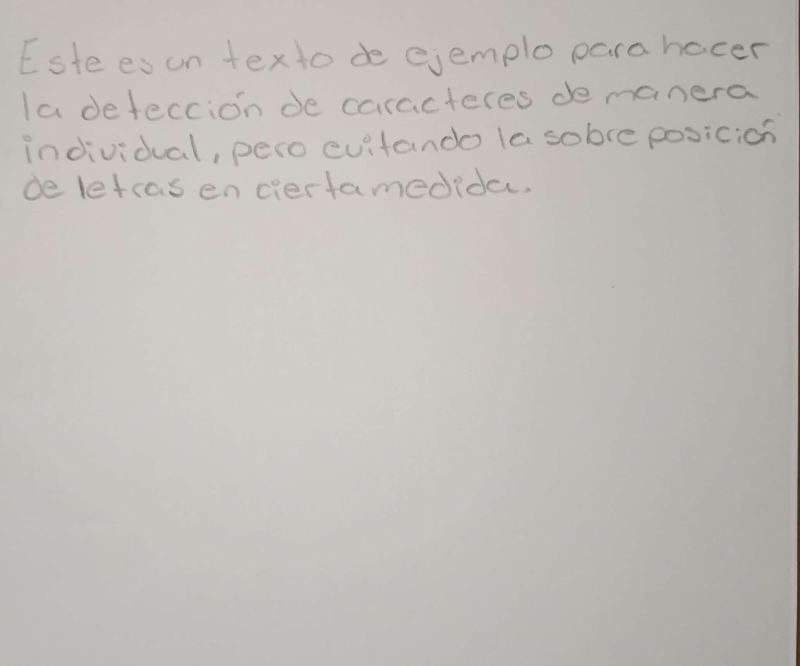
#> input picture imgEjm.jpg, 1600 x 1332 px (shown at 1/2 size)
$ python -i procesar_imagen.py   (imports and definitions only)
#> lines starting #> are read from the running program, lines starting #| are printed output that depends on the picture; after the words box and inside, x2 and y2 are one past the last pixel; in counts of white or black regions, pixels touching at a corner belong together
import cv2
import numpy as np
import io

def procesar_imagen(ruta_imagen):
    # Cargar la imagen
#> called with ruta_imagen = '../imgEjm.jpg'
    img = cv2.imread(ruta_imagen)
#> img is the input picture: shape (1332, 1600, 3); mean B, G, R 185.4, 189.5, 193.7
    if img is None:
        raise ValueError(f"No se pudo cargar la imagen en la ruta: {ruta_imagen}")

    resizedImg = rescaleFrame(img)  # Llamar a una función de redimensión
#> in rescaleFrame, `return cv2.resize(frame, dimensions, interpolation=cv2.INTER_CUBIC)`:
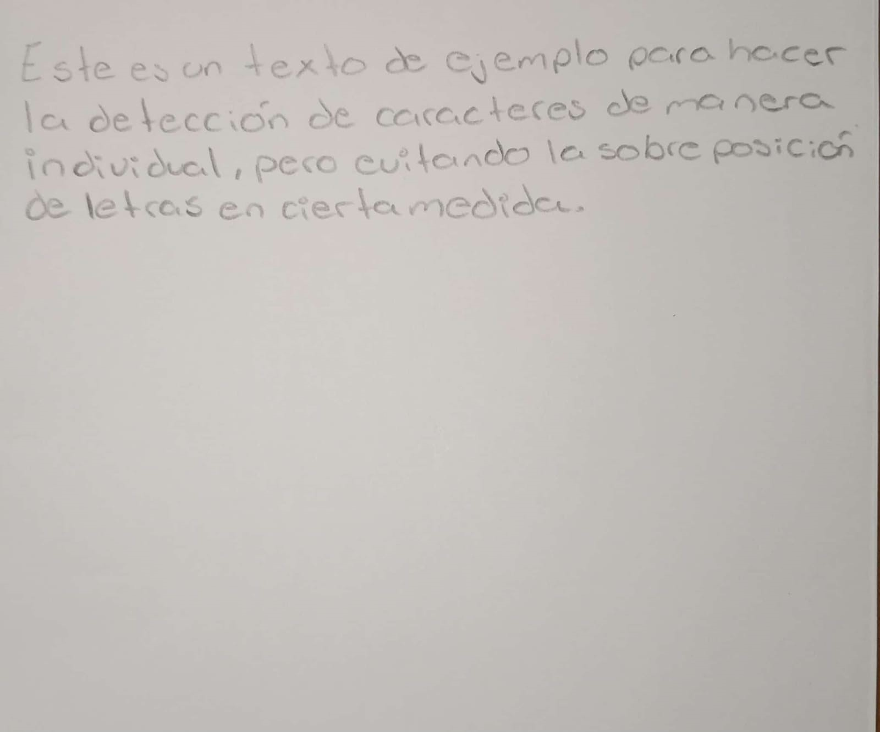
#> returned value: shape (732, 880, 3); mean of channels 0, 1, 2 185.4, 189.5, 193.7; drawn as B, G, R

    # Convertir a escala de grises
    gray = cv2.cvtColor(resizedImg, cv2.COLOR_BGR2GRAY)
    canny = cv2.Canny(gray, 240, 250)
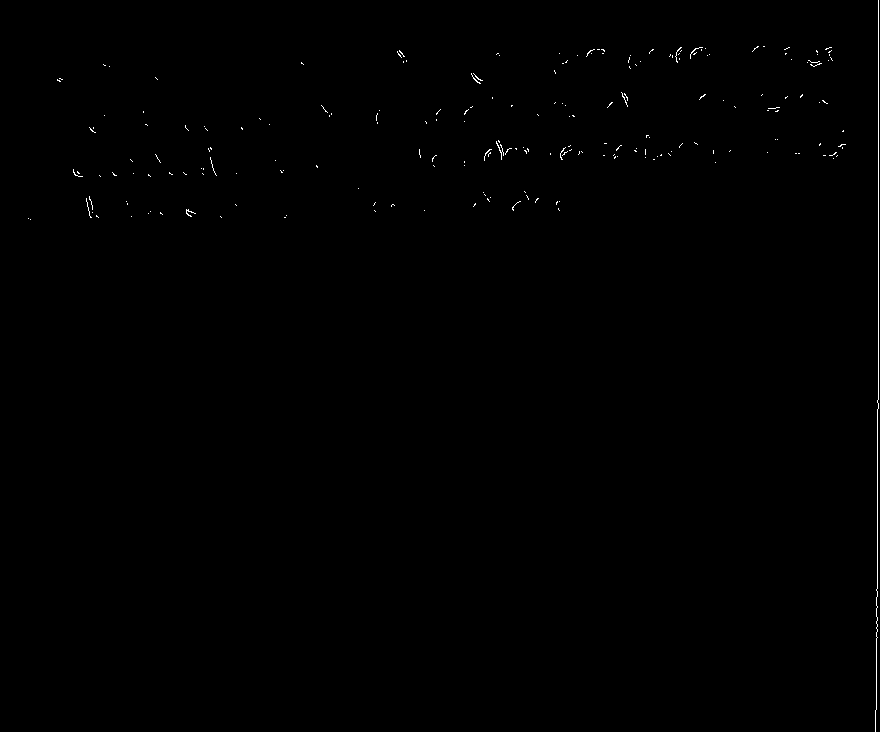
#> canny: shape (732, 880); 0.27% white in thin lines or dots

    # Encontrar contornos
    contours, hierarchy = cv2.findContours(canny, cv2.RETR_EXTERNAL, cv2.CHAIN_APPROX_NONE)
#> contours = 214 contours, all with area under 20

    i = 0
    images_data = []
    # Procesar contornos según el área o la jerarquía
    for cnt in contours:
        x, y, w, h = cv2.boundingRect(cnt)
        crop_img = resizedImg[y:y+h, x:x+w]

        scale_factor = 1.5
        resized_image = cv2.resize(crop_img, None, fx=scale_factor, fy=scale_factor,
                                   interpolation=cv2.INTER_LINEAR)

        # Guardar la imagen procesada en memoria
        _, buffer = cv2.imencode('.jpg', resized_image)
        images_data.append((f"contour_{i}.jpg", buffer.tobytes()))
        i += 1
#> this loop made 214 passes
#> (x, y, w, h, crop_img) on passes 1, 2, 5: (30, 219, 1, 1, [[170, 175, 178]]), (28, 218, 1, 1, [[168, 173, 176]]), (131, 216, 1, 1, [[174, 177, 185]])
#> after the loop, i = 214; images_data = 214 items

    # Guardar la imagen procesada principal
    _, main_buffer = cv2.imencode('.jpg', resizedImg)
    images_data.append(("imagen_procesada.jpg", main_buffer.tobytes()))

    return images_data

def rescaleFrame(frame, scale=.55):
    width = int(frame.shape[1] * scale)
    height = int(frame.shape[0] * scale)
    dimensions = (width, height)
    return cv2.resize(frame, dimensions, interpolation=cv2.INTER_CUBIC)

>>> result = procesar_imagen('../imgEjm.jpg')
#> result = 215 items

$ run again, on letrasSeparadas.jpg
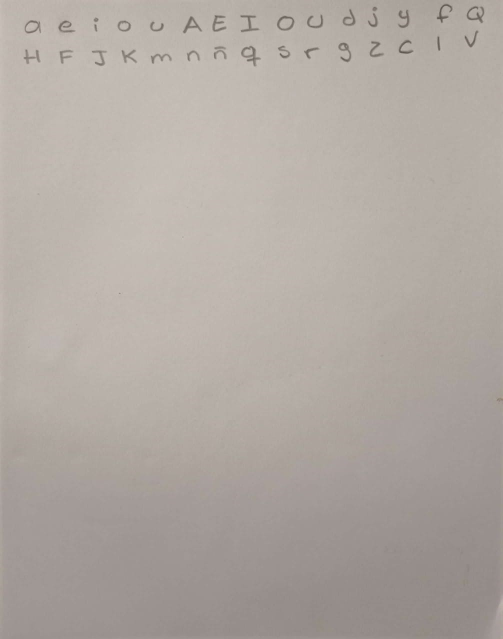
#> input picture letrasSeparadas.jpg, 1006 x 1278 px (shown at 1/2 size)
#> in procesar_imagen, img is the input picture: shape (1278, 1006, 3); mean B, G, R 162.4, 168.8, 176.4
#> in rescaleFrame, `return cv2.resize(frame, dimensions, interpolation=cv2.INTER_CUBIC)`:
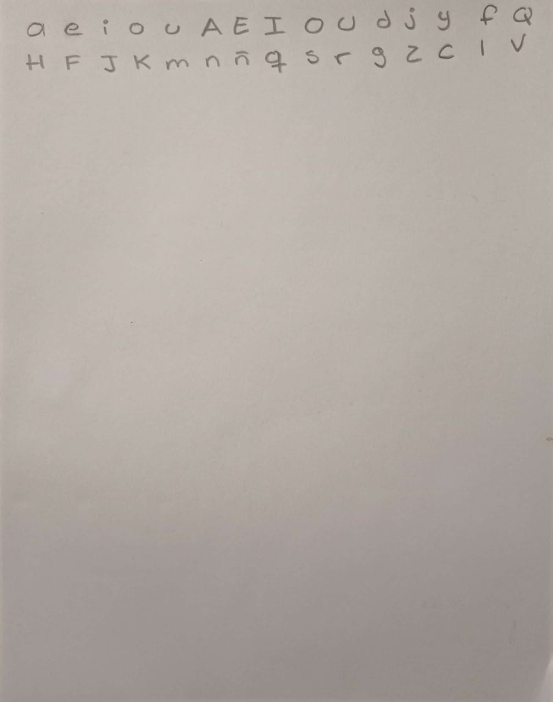
#> returned value: shape (702, 553, 3); mean of channels 0, 1, 2 162.4, 168.8, 176.4; drawn as B, G, R
#> in procesar_imagen, `canny = cv2.Canny(gray, 240, 250)`:
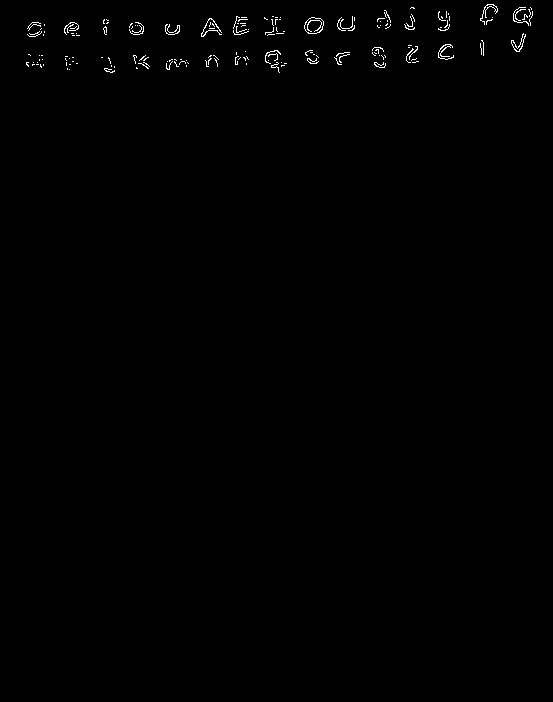
#> canny: shape (702, 553); 0.47% white in thin lines or dots, all inside (x1, y1, x2, y2) = (26, 4, 533, 73)
#> contours = 171 contours, 169 with area under 20; largest, box (x1, y1, x2, y2) and area: (304, 17, 324, 34) 244, (480, 4, 498, 25) 44
#> the loop in procesar_imagen, `for cnt in contours:` made 171 passes
#> (x, y, w, h) on passes 2, 6, 11: (104, 68, 11, 5), (281, 65, 4, 2), (40, 64, 2, 4)
#> after the loop in procesar_imagen, `for cnt in contours:`: i = 171; images_data = 171 items
#> result = 172 items
